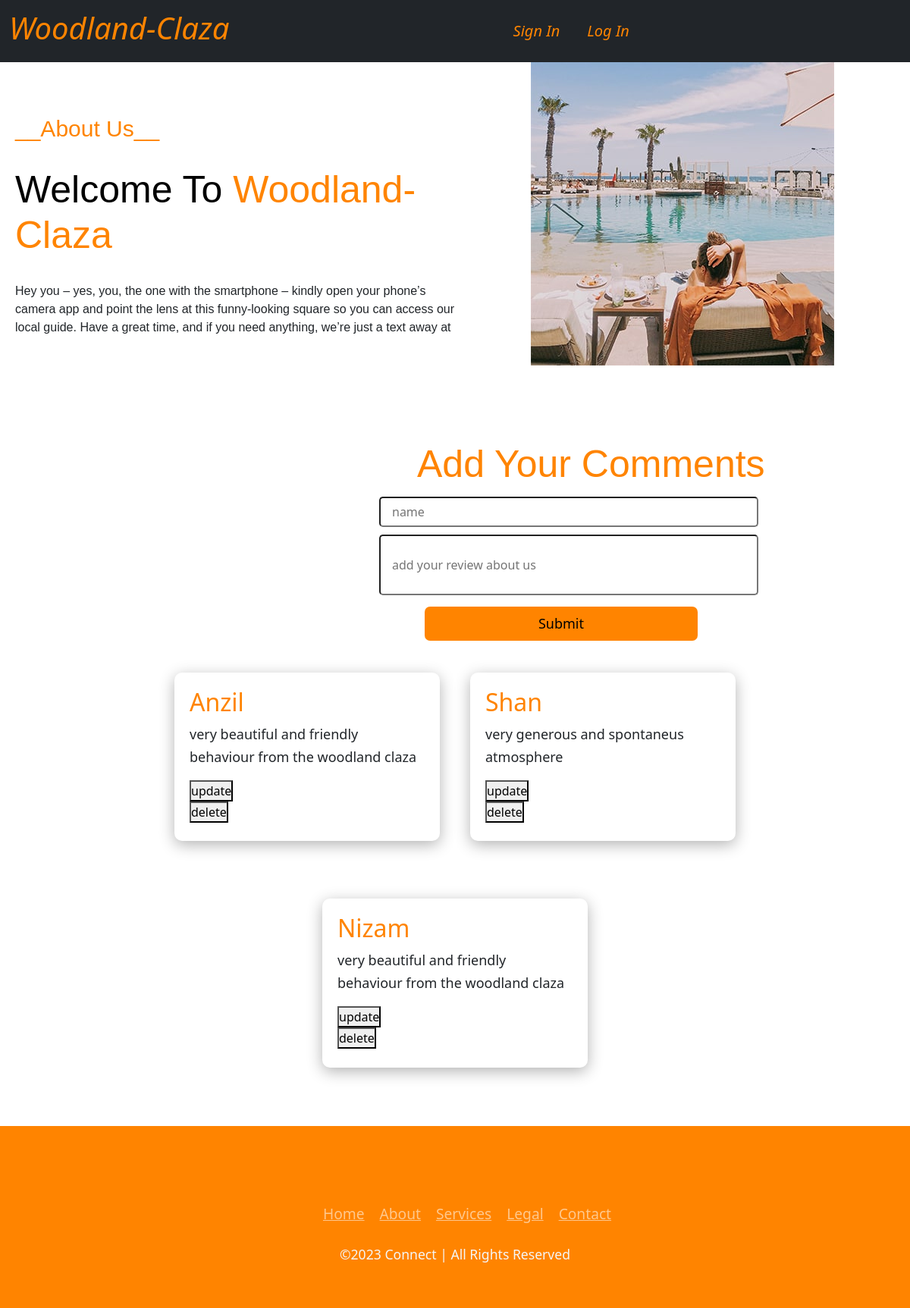
/cmnt, run on the app's committed database.
### hotelapp/models.py (models this page shows)
class Comment(models.Model):
    name = models.CharField(max_length=20)
    desc = models.CharField(max_length=100)

### hotelapp/views.py (the view)
# urls.py: path('cmnt',views.comments,name='comments'),
def comments(request):
    cmnt = Comment.objects.all()
    obj = {
        'cmnts':cmnt
    }
    if request.method=='POST':
        name = request.POST.get('name')
        desc = request.POST.get('comen')
        abc = Comment(name=name,desc=desc)
        abc.save()
    return render(request,'comments.html',obj)

### template/comments.html (shortened to what this page needs)
{% load static %}
<!DOCTYPE html>
<html lang="en">
<head>
    <link href="https://cdn.jsdelivr.net/npm/bootstrap@5.3.0-alpha3/dist/css/bootstrap.min.css" rel="stylesheet">
    <link rel="stylesheet" href="{% static 'index.css' %}">
    <link rel="stylesheet" href="{% static 'cmnts.css' %}">
</head>
<body>
    <section>
    <nav class="navbar navbar-expand-lg bg-dark">
        <div class="container-fluid">
          <a class="navbar-brand" href="#"><h1 class="head">Woodland-Claza</h1></a>
          <div class="collapse navbar-collapse" id="navbarNav" >
            <ul class="navbar-nav">
              {% if user.is_authenticated %}
              <li class="nav-item">
                <a class="nav-link" aria-current="page" href="{% url 'index' %}">Home</a>
              </li>
              <li class="nav-item">
                <a class="nav-link" href="{% url 'logout' %}">Log Out</a>
              </li>
              <li class="nav-item">
                <a class="nav-link" style="color: antiquewhite;" href="">Logged In As {{user.username}}</a>
              </li>
              {% else %}
              <li class="nav-item">
                <a class="nav-link" href="{% url 'signup' %}">Sign In</a>
              </li>
              <li class="nav-item">
                <a class="nav-link" href="{% url 'login' %}">Log In</a>
              </li>
              {% endif %}
            </ul>
          </div>
        </div>
      </nav>
    </section>
<div class="aboutdiv">
  <div class="row-about">
    <div class="col-md-6">
      <div class="divpa">
        <h3>__About Us__</h3>
        <br>
        <h1><span style="color: black;">Welcome To</span> Woodland-Claza</h1>
        <br>
        <p>Hey you – yes, you, the one with the smartphone – kindly open your phone’s camera app and point the lens at this funny-looking square so you can access our local guide. Have a great time, and if you need anything, we’re just a text away at</p>
    </div>
    </div>
    <div class="col-md-6">
      <div class="imgdiv"><img src="{% static 'images/about-1.jpg' %}" alt=""></div>
      </div>
    </div>
  </div>
<div class="rwmain">
    <div class="rwhead"><h2>Add Your Comments</h2></div>
    <div class="rwstat">
      <form action="" method="post">
    <div class="rwname"><input type="text" placeholder="name"  name="name"></div>
    <div class="rwcomnt"><input type="text" placeholder="add your review about us" name="comen"></div>
    <div class="rwbtn"><button type="submit">Submit</button></div>
  </form>
</div>
 </div>
 <div class="container">
    <div class="products">
      {% for i in cmnts %}
      <div class="product" style="height: 40%;">
        <div class="nameprice">
          <h3>{{i.name}}</h3>
        </div>
        <p>{{i.desc}}</p>
        <a href="{% url 'update' i.id  %}"><button type="submit">update</button></a>
        <a href="{% url 'delete' i.id  %}"><button type="submit">delete</button></a>
      </div>
      {% endfor %}
    </div>
   </div>
    <div class="footerbody ">
      <footer class="pb-5 pt-5">
        <ul class="socialicon">
          <li><a href="#"></a></li>
          <li><a href="#"></a></li>
          <li><a href="#"></a></li>
          <li><a href="#"></a></li>
        </ul>
        <ul class="menu">
          <li><a href="#">Home</a></li>
          <li><a href="#">About</a></li>
          <li><a href="#">Services</a></li>
          <li><a href="#">Legal</a></li>
          <li><a href="#">Contact</a></li>
        </ul>
        <p>©2023 Connect | All Rights Reserved </p>
      </footer>
    </div>
</body>
</html>

### static/index.css (style rules this page uses)
* { margin: 0; padding: 0; }
.head { color: #FF8400; font-style: oblique; }
.collapse { display: flex; justify-content: center; }
.navbar-nav { font-size: 20px; }
.navbar-nav li a { color: #FF8400; font-style: italic; }
.navbar-nav li { margin: 10px; }
.row-about { width: 100%; display: flex; }
.col-md-6 { height: 500px; width: 50%; display: flex; justify-content: center; }
.divpa { height: 300px; margin-top: 70px; margin-left: 20px; }
.divpa h3 { color: #FF8400; font-family: 'Gill Sans', 'Gill Sans MT', Calibri, 'Trebuchet MS', sans-serif; font-size: 30px; }
.divpa h1 { color: #FF8400; font-family: 'Gill Sans', 'Gill Sans MT', Calibri, 'Trebuchet MS', sans-serif; font-size: 50px; }
.divpa p { font-weight: 400; font-family: 'Gill Sans', 'Gill Sans MT', Calibri, 'Trebuchet MS', sans-serif; }
.container { width: 80vw; height: 80vh; display: flex; flex-direction: column; justify-content: space-around; }
.products { width: 100%; height: 87%; display: flex; justify-content: center; flex-wrap: wrap; gap: 40px; }
.product { position: relative; width: 350px; height: 100%; box-shadow: 0 5px 20px rgba(0,0,0,.3); display: flex; flex-direction: column; justify-content: space-between; padding: 20px 20px 40px; border-radius: 10px; transition: .3s; }
.nameprice { width: 100%; display: flex; justify-content: space-between; }
.nameprice h3 { font-size: 2em; text-transform: capitalize; color: #FF8400; }
.product p { font-size: 18px; line-height: 30px; }
.footerbody { display: flex; justify-content: flex-end; align-items: flex-end; min-height: 20vh; }
footer { position: relative; width: 100%; background-image: linear-gradient(to right,#FF8400,#FF8400); min-height: 100px; padding: 20px 50px; display: flex; justify-content: center; align-items: center; flex-direction: column; }
footer .socialicon, footer .menu { position: relative; display: flex; justify-content: center; align-items: center; margin: 10px 0; flex-wrap: wrap; }
footer .socialicon li, footer .menu li { list-style: none; }
footer .menu li a { font-size: 1.2em; color: white; margin: 0 10px; display: inline-block; opacity: 0.55; }
footer p { color: whitesmoke; text-align: center; margin-top: 15px; margin-bottom: 10px; font-size: 1.1em; }

### static/cmnts.css (style rules this page uses)
.rwhead { margin-left: 550px; }
.rwhead h2 { font-size: 50px; color: #FF8400; font-family: 'Gill Sans', 'Gill Sans MT', Calibri, 'Trebuchet MS', sans-serif; }
.rwstat { margin-left: 500px; }
.rwname input { height: 40px; width: 500px; outline: none; border-radius: 5px; padding-left: 15px; font-size: 16px; margin-bottom: 5px; margin-top: 5px; }
.rwcomnt input { height: 80px; width: 500px; outline: none; border-radius: 5px; padding-left: 15px; font-size: 16px; margin-bottom: 5px; margin-top: 5px; }
.rwbtn { margin-left: 60px; }
.rwbtn button { background-color: #FF8400; width: 360px; height: 45px; margin-top: 10px; border-radius: 7px; border: none; font-size: 18px; text-transform: capitalize; cursor: pointer; transition: .5s; }

### data on the page
Comment: name "Anzil", desc "very beautiful and friendly behaviour from the woodland claza"
Comment: name "Shan", desc "very generous and spontaneus atmosphere"
Comment: name "Nizam", desc "very beautiful and friendly behaviour from the woodland claza"
